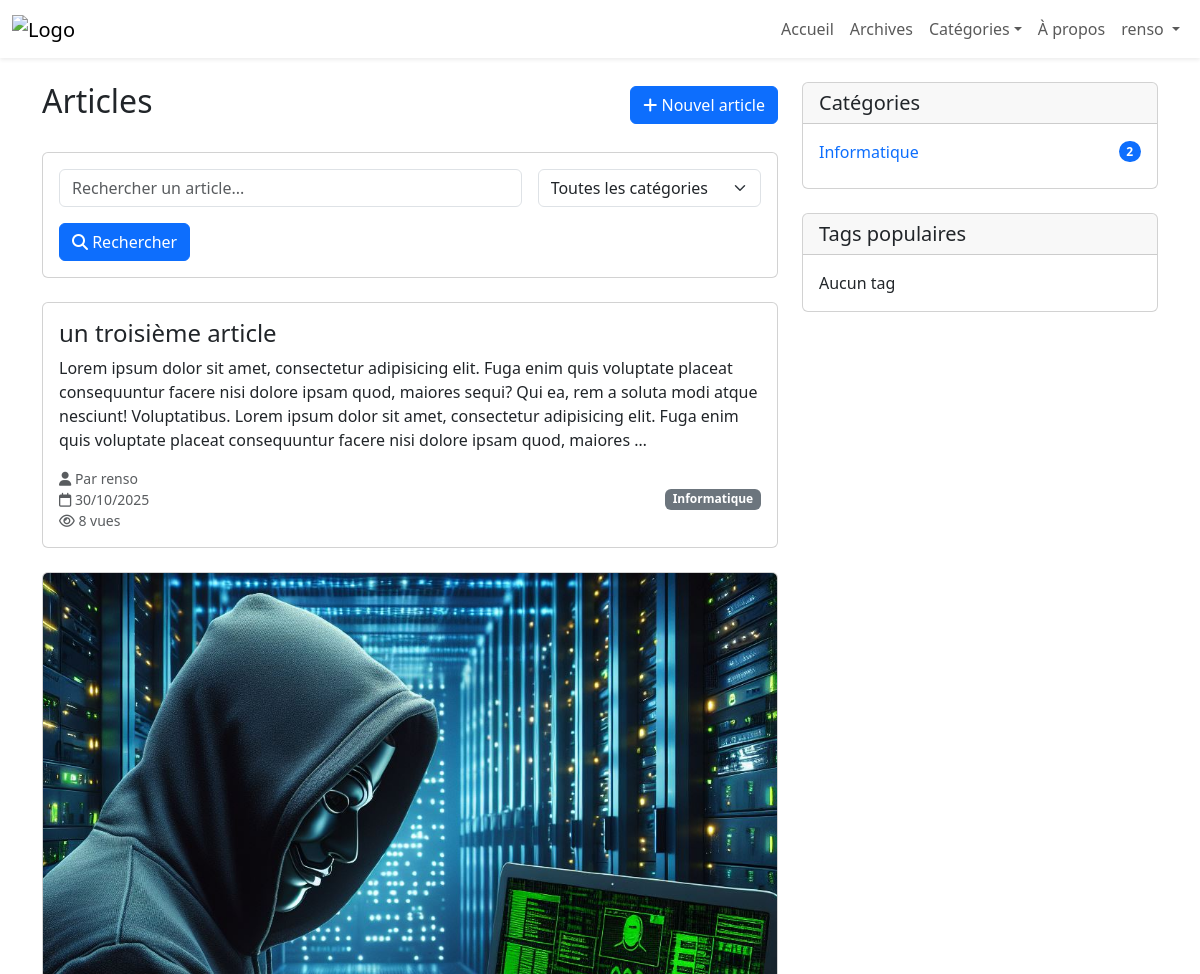
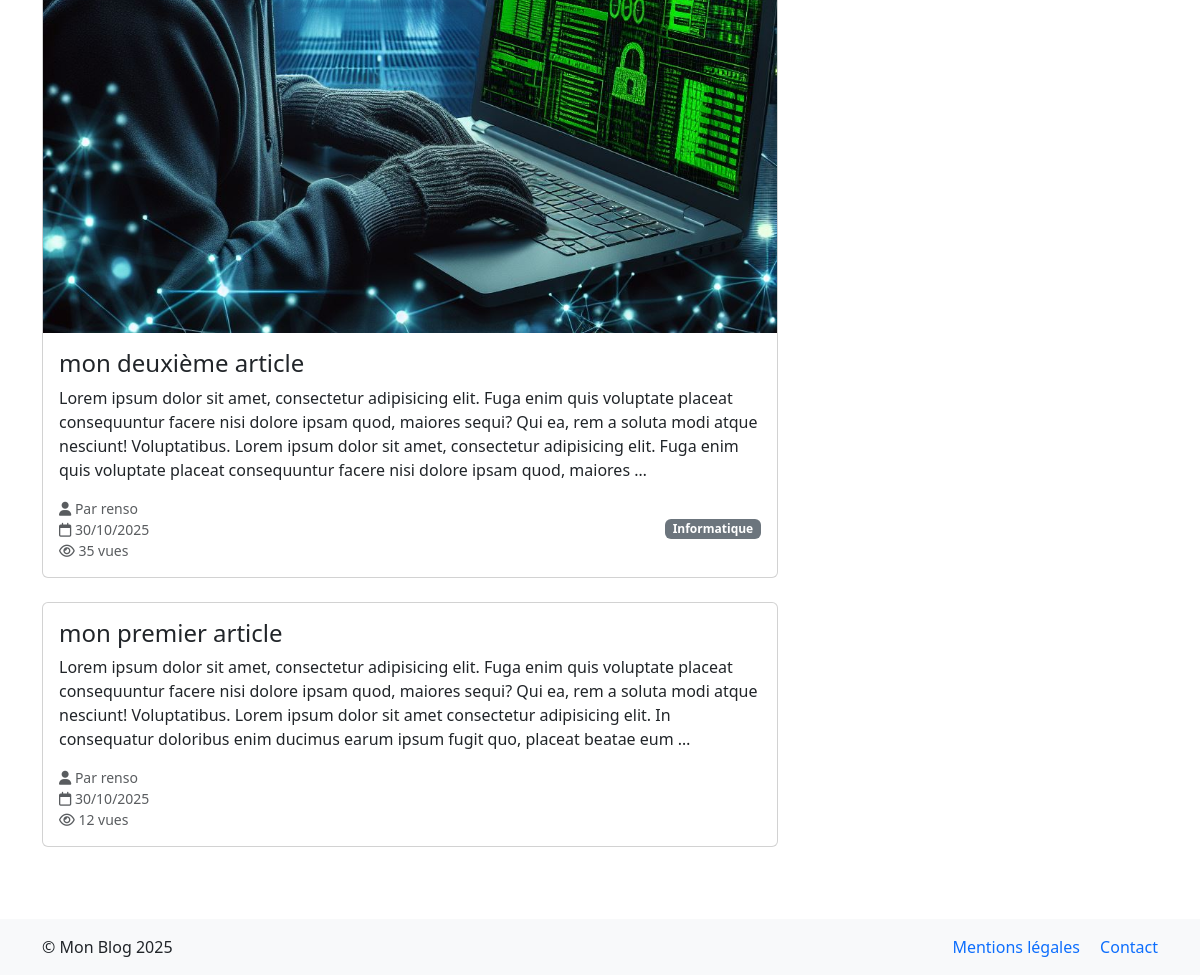
/ (signed in), run on the app's committed database (2 pictures, top to bottom).
### blogpost/models.py (models this page shows, shortened)
class CustomUser(AbstractUser):
    bio = models.TextField(max_length=500, blank=True)
    location = models.CharField(max_length=30, blank=True)
    birth_date = models.DateField(null=True, blank=True)
    avatar = models.ImageField(upload_to='avatars/', blank=True)

class BlogPost(models.Model):
    STATUS_CHOICES = [
        (POST_STATUS['DRAFT'], 'Brouillon'),
        (POST_STATUS['PUBLISHED'], 'Publié'),
        (POST_STATUS['ARCHIVED'], 'Archivé'),
    ]
    title = models.CharField(max_length=200)
    slug = models.SlugField(max_length=200, unique=True)
    content = models.TextField()
    author = models.ForeignKey(CustomUser, on_delete=models.CASCADE, related_name='blog_posts')
    category = models.ForeignKey(Category, on_delete=models.SET_NULL , blank=True, null=True, related_name='blog_posts')
    tags = models.ManyToManyField('Tag', blank=True)
    status = models.CharField(max_length=10, choices=STATUS_CHOICES, default='draft')
    featured_image = models.ImageField(upload_to='blog_images/', blank=True, null=True)
    created_at = models.DateTimeField(auto_now_add=True)
    updated_at = models.DateTimeField(auto_now=True)
    views = models.PositiveIntegerField(default=0)
    class Meta:
        ordering = ['-created_at']
        indexes = [
            models.Index(fields=['-created_at', 'status']),
                   models.Index(fields=['slug'])
                   ]
    def get_absolute_url(self):
        return reverse('blogpost_detail', kwargs={'slug': self.slug})

class Category(models.Model):
    name = models.CharField(max_length=100, unique=True)
    slug = models.SlugField(max_length=100, unique=True)
    created_at = models.DateTimeField(auto_now_add=True)
    class Meta:
        verbose_name_plural = "Categories"
        ordering = ['name']

### blogpost/views.py (the view)
# urls.py: path("", views.BlogPostListView.as_view(), name="blogpost_list"),
class BlogPostListView(ListView):
    model = BlogPost
    template_name = 'blogpost/blogpost_list.html'
    context_object_name = 'articles'
    paginate_by = POSTS_PER_PAGE
    def get_queryset(self):
        queryset = BlogPost.objects.filter(status=POST_STATUS['PUBLISHED'])
        search = self.request.GET.get('search')
        category = self.request.GET.get('category')
        tag = self.request.GET.get('tag')
        if search:
            queryset = queryset.filter(
                Q(title__icontains=search) |
                Q(content__icontains=search)
            )
        if category:
            queryset = queryset.filter(category__slug=category)
        if tag:
            queryset = queryset.filter(tags__slug=tag)
        return queryset.distinct()
    def get_context_data(self, **kwargs):
        context = super().get_context_data(**kwargs)
        context['categories'] = Category.objects.all()
        context['tags'] = Tag.objects.all()
        return context

### blogpost/context_processors.py (called while the page is built)
def nav_categories(request):
    cache_key = 'nav_categories'
    cats = cache.get(cache_key)
    if cats is None:
        cats = list(Category.objects.all()[:8])
        cache.set(cache_key, cats, 3600)
    return {'nav_categories': cats}

### blogpost/templates/blogpost/blogpost_list.html (shortened to what this page needs)
{% extends 'base.html' %}
{% load static querystring %}
{% block content %}
<div class="row">
    <div class="col-md-8">
        <div class="d-flex justify-content-between align-items-center mb-4">
            <h1 class="h2">Articles</h1>
            {% if user.is_authenticated %}
                <a href="{% url 'blogpost_create' %}" class="btn btn-primary">
                    <i class="fas fa-plus"></i> Nouvel article
                </a>
            {% endif %}
        </div>
        <div class="card mb-4">
            <div class="card-body">
                <form method="GET" class="row g-3">
                    <div class="col-md-8">
                        <input type="text" name="search" class="form-control"
                               placeholder="Rechercher un article..."
                               value="{{ request.GET.search }}">
                    </div>
                    <div class="col-md-4">
                        <select name="category" class="form-select">
                            <option value="">Toutes les catégories</option>
                        </select>
                    </div>
                    <div class="col-12">
                        <button type="submit" class="btn btn-primary">
                            <i class="fas fa-search"></i> Rechercher
                        </button>
                    </div>
                </form>
            </div>
        </div>
        {% for article in articles %}
            <article class="card mb-4 article-card">
                {% if article.featured_image %}
                    <img src="{{ article.featured_image.url }}"
                         alt="{{ article.title }}"
                         class="card-img-top article-image">
                {% endif %}
                <div class="card-body">
                    <h2 class="card-title h4">
                        <a href="{{ article.get_absolute_url }}"
                           class="text-decoration-none text-dark">
                            {{ article.title }}
                        </a>
                    </h2>
                    <p class="card-text">{{ article.content|truncatewords:50 }}</p>
                    <div class="d-flex justify-content-between align-items-center">
                        <div class="text-muted small">
                            <i class="fas fa-user"></i> Par {{ article.author.username }}<br>
                            <i class="far fa-calendar"></i> {{ article.created_at|date:"d/m/Y" }}<br>
                            <i class="far fa-eye"></i> {{ article.views }} vue{{ article.views|pluralize }}
                        </div>
                        {% if article.category %}
                            <a href="{% url 'category_detail' article.category.slug %}"
                               class="badge bg-secondary text-decoration-none">
                                {{ article.category.name }}
                            </a>
                        {% endif %}
                    </div>
                </div>
            </article>
        {% empty %}
            <div class="alert alert-info">
                Aucun article trouvé.
            </div>
        {% endfor %}
    </div>
    <div class="col-md-4">
        <div class="card mb-4">
            <div class="card-header">
                <h3 class="h5 mb-0">Catégories</h3>
            </div>
            <div class="card-body">
                <ul class="list-unstyled mb-0">
                    {% for category in categories %}
                        <li class="mb-2">
                            <a href="{% url 'category_detail' category.slug %}"
                               class="text-decoration-none d-flex justify-content-between align-items-center">
                                {{ category.name }}
                                <span class="badge bg-primary rounded-pill">
                                    {{ category.blog_posts.count }}
                                </span>
                            </a>
                        </li>
                    {% empty %}
                        <li>Aucune catégorie</li>
                    {% endfor %}
                </ul>
            </div>
        </div>
        <div class="card">
            <div class="card-header">
                <h3 class="h5 mb-0">Tags populaires</h3>
            </div>
            <div class="card-body">
                <div class="d-flex flex-wrap gap-2">
                    {% for tag in tags %}
                        <a href="{% url 'tag_detail' tag.slug %}"
                           class="text-decoration-none">
                            <span class="badge bg-light text-dark">
                                #{{ tag.name }}
                            </span>
                        </a>
                    {% empty %}
                        <p class="mb-0">Aucun tag</p>
                    {% endfor %}
                </div>
            </div>
        </div>
    </div>
</div>
{% endblock content %}

### blogpost/templates/base.html (shortened to what this page needs)
<!DOCTYPE html>
<html lang="fr">
<head>
    {% load static %}
    <link rel="stylesheet" href="{% static 'css/bootstrap.min.css' %}">
    <link rel="stylesheet" href="https://cdnjs.cloudflare.com/ajax/libs/font-awesome/6.5.0/css/all.min.css">
</head>
<body>
    <header class="header">
    <nav class="navbar navbar-expand-lg navbar-light bg-white shadow-sm">
        <div class="container-fluid">
            <a class="navbar-brand" href="{% url 'blogpost_list' %}">
                <img src="{% static 'images/logo.png' %}" alt="Logo" height="40">
            </a>
            <div class="collapse navbar-collapse" id="navbarNav">
                <ul class="navbar-nav ms-auto">
                    <li class="nav-item">
                        <a class="nav-link {% if request.resolver_match.url_name == 'home' %}active{% endif %}"
                           href="{% url 'blogpost_list' %}">
                            Accueil
                        </a>
                    </li>
                    <li class="nav-item">
                        <a class="nav-link {% if request.resolver_match.url_name == 'blogpost_archives' %}active{% endif %}" href="{% url 'blogpost_archives' %}">Archives</a>
                    </li>
                    <li class="nav-item dropdown">
                        <a class="nav-link dropdown-toggle " href="#" id="categoriesDropdown" role="button" data-bs-toggle="dropdown">Catégories</a>
                    </li>
                    <li class="nav-item">
                        <a class="nav-link {% if request.resolver_match.url_name == 'about' %}active{% endif %}"
                           href="">
                            À propos
                        </a>
                    </li>
                    {% if user.is_authenticated %}
                        <li class="nav-item dropdown">
                            <a class="nav-link dropdown-toggle" href="#" id="userDropdown" role="button"
                               data-bs-toggle="dropdown">
                                {{ user.username }}
                            </a>
                        </li>
                    {% endif %}
                </ul>
            </div>
        </div>
    </nav>
</header>
    <main class="container my-4">
        {% block content %}
        {% endblock content %}
    </main>
    <footer class="bg-light mt-5 py-3">
        <div class="container">
            <div class="row">
                <div class="col-md-6">
                    <p class="mb-0">&copy; {{ request.site.name|default:"Mon Blog" }} {% now "Y" %}</p>
                </div>
                <div class="col-md-6 text-end">
                    <a href="#" class="text-decoration-none me-3">Mentions légales</a>
                    <a href="#" class="text-decoration-none">Contact</a>
                </div>
            </div>
        </div>
    </footer>
</body>
</html>

### blogpost/templates/base.html (style rules this page uses)
.header { position: sticky; top: 0; z-index: 1000; }

### data on the page
CustomUser: username "renso"
BlogPost: title "un troisième article", content "Lorem ipsum dolor sit amet, consectetur adipisicing elit. Fuga enim quis voluptate placeat consequuntur facere nisi dolore ipsam quod, maiores sequi? Qui ea, rem a soluta modi atque nesciunt! Voluptatibus. Lorem ipsum dolor sit amet, consectetur adipisicing elit. Fuga enim quis voluptate placeat consequuntur facere nisi dolore ipsam quod, maiores …", author.username "renso", created_at "30/10/2025", views "8", category.name "Informatique"
BlogPost: featured_image (picture), title "mon deuxième article", content "Lorem ipsum dolor sit amet, consectetur adipisicing elit. Fuga enim quis voluptate placeat consequuntur facere nisi dolore ipsam quod, maiores sequi? Qui ea, rem a soluta modi atque nesciunt! Voluptatibus. Lorem ipsum dolor sit amet, consectetur adipisicing elit. Fuga enim quis voluptate placeat consequuntur facere nisi dolore ipsam quod, maiores …", author.username "renso", created_at "30/10/2025", views "35", category.name "Informatique"
BlogPost: title "mon premier article", content "Lorem ipsum dolor sit amet, consectetur adipisicing elit. Fuga enim quis voluptate placeat consequuntur facere nisi dolore ipsam quod, maiores sequi? Qui ea, rem a soluta modi atque nesciunt! Voluptatibus. Lorem ipsum dolor sit amet consectetur adipisicing elit. In consequatur doloribus enim ducimus earum ipsum fugit quo, placeat beatae eum …", author.username "renso", created_at "30/10/2025", views "12"
Category: name "Informatique", blog_posts.count "2"

### other printed values
{{ request.site.name|default:"Mon Blog" }} "Mon Blog"
